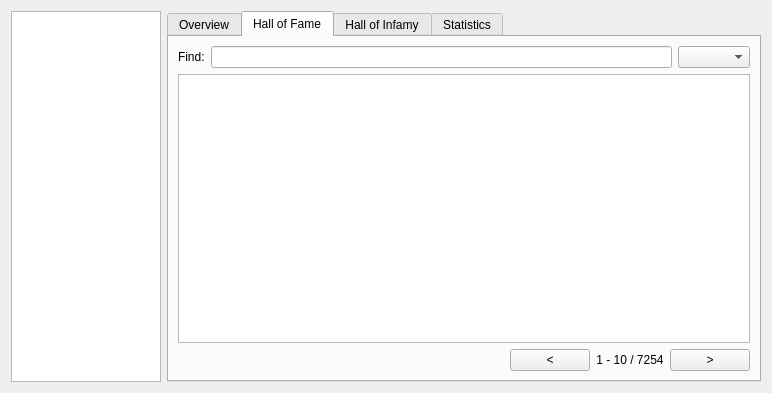
<?xml version="1.0" encoding="UTF-8"?>
<ui version="4.0">
 <class>Layout</class>
 <widget class="QWidget" name="Layout">
  <property name="geometry">
   <rect>
    <x>0</x>
    <y>0</y>
    <width>772</width>
    <height>393</height>
   </rect>
  </property>
  <property name="windowTitle">
   <string>Form</string>
  </property>
  <layout class="QHBoxLayout" name="horizontalLayout">
   <item>
    <widget class="QListView" name="listView">
     <property name="sizePolicy">
      <sizepolicy hsizetype="Minimum" vsizetype="Expanding">
       <horstretch>0</horstretch>
       <verstretch>0</verstretch>
      </sizepolicy>
     </property>
     <property name="maximumSize">
      <size>
       <width>150</width>
       <height>16777215</height>
      </size>
     </property>
    </widget>
   </item>
   <item>
    <widget class="QTabWidget" name="tabWidget">
     <property name="currentIndex">
      <number>1</number>
     </property>
     <widget class="QWidget" name="tab">
      <attribute name="title">
       <string>Overview</string>
      </attribute>
      <layout class="QVBoxLayout" name="verticalLayout_4">
       <item>
        <widget class="QLabel" name="label">
         <property name="sizePolicy">
          <sizepolicy hsizetype="Preferred" vsizetype="Minimum">
           <horstretch>0</horstretch>
           <verstretch>0</verstretch>
          </sizepolicy>
         </property>
         <property name="font">
          <font>
           <pointsize>20</pointsize>
           <weight>75</weight>
           <bold>true</bold>
          </font>
         </property>
         <property name="text">
          <string>Pemptus</string>
         </property>
        </widget>
       </item>
       <item>
        <widget class="QLabel" name="label_3">
         <property name="font">
          <font>
           <weight>50</weight>
           <italic>true</italic>
           <bold>false</bold>
           <underline>false</underline>
          </font>
         </property>
         <property name="text">
          <string>Populations: 191,370</string>
         </property>
        </widget>
       </item>
       <item>
        <widget class="QLabel" name="label_2">
         <property name="text">
          <string>Home and eponym of the peripetaic fifth son of a mad king, Pemptus roils and shivers in tectonic agony. Pemptus the man and hero seethes too, never having known warm embrace save that of his magma motherland. Too, there is a guild so named, and a fiend, both mighty. And, some say, yet another...</string>
         </property>
         <property name="wordWrap">
          <bool>true</bool>
         </property>
        </widget>
       </item>
       <item>
        <spacer name="verticalSpacer">
         <property name="orientation">
          <enum>Qt::Vertical</enum>
         </property>
         <property name="sizeHint" stdset="0">
          <size>
           <width>20</width>
           <height>40</height>
          </size>
         </property>
        </spacer>
       </item>
      </layout>
     </widget>
     <widget class="QWidget" name="tab_2">
      <attribute name="title">
       <string>Hall of Fame</string>
      </attribute>
      <layout class="QVBoxLayout" name="verticalLayout_5">
       <item>
        <layout class="QHBoxLayout" name="horizontalLayout_3">
         <item>
          <widget class="QLabel" name="label_5">
           <property name="text">
            <string>Find:</string>
           </property>
          </widget>
         </item>
         <item>
          <widget class="QLineEdit" name="lineEdit"/>
         </item>
         <item>
          <widget class="QComboBox" name="comboBox"/>
         </item>
        </layout>
       </item>
       <item>
        <widget class="QTableWidget" name="tableWidget"/>
       </item>
       <item>
        <layout class="QHBoxLayout" name="horizontalLayout_2">
         <item>
          <spacer name="horizontalSpacer">
           <property name="orientation">
            <enum>Qt::Horizontal</enum>
           </property>
           <property name="sizeHint" stdset="0">
            <size>
             <width>40</width>
             <height>20</height>
            </size>
           </property>
          </spacer>
         </item>
         <item>
          <widget class="QPushButton" name="pushButton">
           <property name="text">
            <string>&lt;</string>
           </property>
          </widget>
         </item>
         <item>
          <widget class="QLabel" name="label_4">
           <property name="text">
            <string>1 - 10 / 7254</string>
           </property>
           <property name="alignment">
            <set>Qt::AlignCenter</set>
           </property>
          </widget>
         </item>
         <item>
          <widget class="QPushButton" name="pushButton_2">
           <property name="text">
            <string>&gt;</string>
           </property>
          </widget>
         </item>
        </layout>
       </item>
      </layout>
     </widget>
     <widget class="QWidget" name="tab_3">
      <attribute name="title">
       <string>Hall of Infamy</string>
      </attribute>
     </widget>
     <widget class="QWidget" name="tab_4">
      <attribute name="title">
       <string>Statistics</string>
      </attribute>
     </widget>
    </widget>
   </item>
  </layout>
 </widget>
 <resources/>
 <connections/>
</ui>
